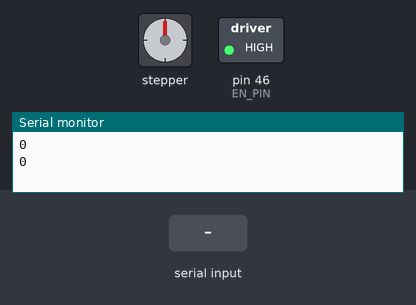
A sketch run on a simulated Arduino Mega 2560, built with avr-gcc and run on an emulated ATmega2560. On the bench: stepper motor, switched loads named in the sketch (green lamp = pin HIGH), the last lines printed to the serial monitor. Inputs (shaded band) come from the test bench. Stepper angles assume 200 steps per turn.

Above: at 1.2 s.
1.3 s: "90,45\n" received over Serial
At 1.46 s:
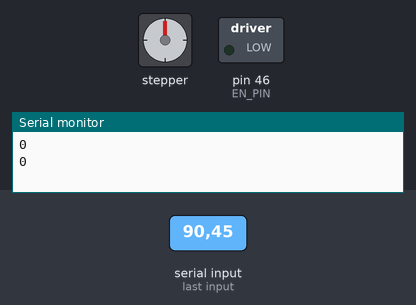
At 2.08 s:
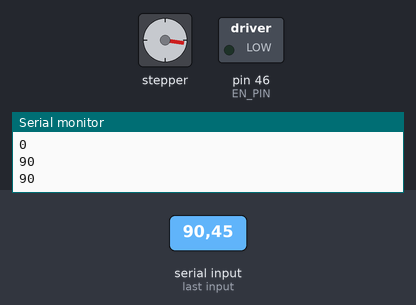
4.3 s: "200\n" received over Serial
7.3 s: "30,150\n" received over Serial
10.3 s: "0\n" received over Serial
At 10.9 s:
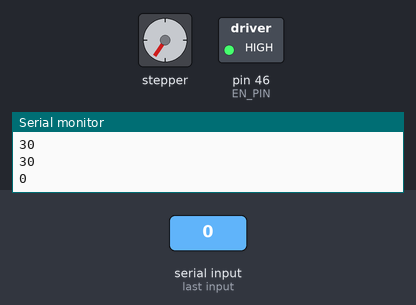
11.8 s: "5\n" received over Serial
At 14.78 s:
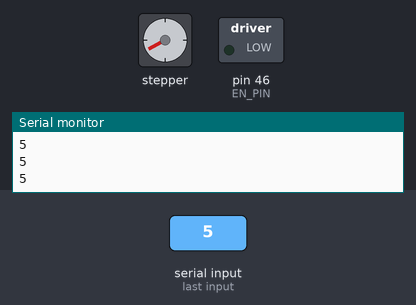
14.8 s: "90\n" received over Serial
Timing chart, 0 to 18.8 s (numbered marks = the images above; inputs shaded):
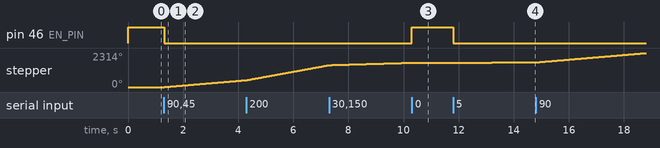

The sketch:

accelstepper_setspeed.ino
```cpp
#include <AccelStepper.h>

// Define stepper motor connections and other parameters
#define STEP_PIN 44
#define DIR_PIN 45
#define EN_PIN 46
String readString;
int stepper_speed;


int counter;
int rpm;

unsigned long message_time;
unsigned long message_time_prev;

// Create an instance of the AccelStepper class
AccelStepper stepper(1, STEP_PIN, DIR_PIN); // (1: driver interface type, STEP_PIN, DIR_PIN)

void setup() {
  Serial.begin(9600);
  pinMode(EN_PIN, OUTPUT);
  // Set the maximum speed in steps per second
  stepper.setMaxSpeed(1000); // Set your desired maximum speed here
  // Set the acceleration in steps per second per second
  stepper.setAcceleration(500); // Set your desired acceleration here
}

void loop() {
  while (Serial.available()) {
    char c = Serial.read();
    readString += c;
    delay(2);
  }

    if (readString.length() >0) {
    stepper_speed  = readString.toInt();

 readString="";
}

  message_time = millis() - message_time_prev;
if (message_time > 500){
  Serial.println(stepper_speed);
  message_time_prev = millis();
  counter = 0;
}

  if (stepper_speed == 0){
    digitalWrite(EN_PIN, HIGH);
  } else {
    digitalWrite(EN_PIN, LOW);
  }
  // Set a new target speed
  stepper.setSpeed(stepper_speed); // Set your desired speed here
  // Move the motor to the target position
  stepper.runSpeed();
}
```

Measured:
- after the input at 1.3 s, pin 46 (EN_PIN): HIGH → LOW at once; stepper: keeps turning clockwise at about 158°/s, starting at once
- after the input at 10.3 s, pin 46 (EN_PIN): LOW → HIGH at once; stepper: stops changing and stays 1654°
- after the input at 11.8 s, pin 46 (EN_PIN): HIGH → LOW at once; stepper: keeps turning clockwise at about 10°/s, starting at once
